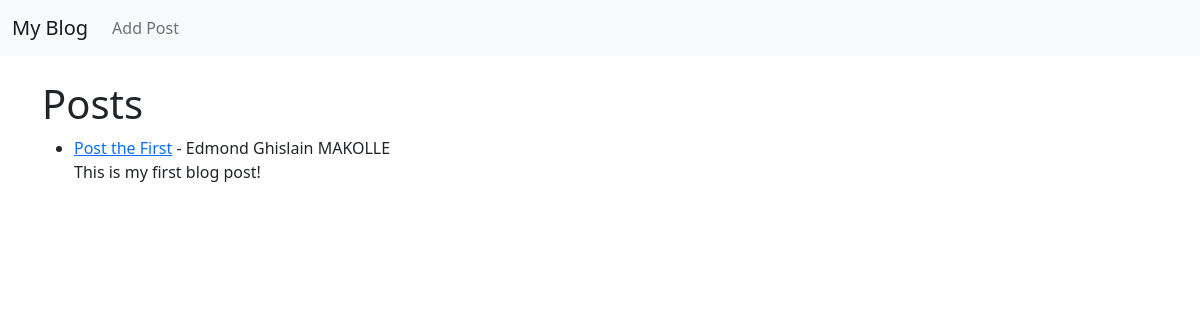
The app's page /, older data.
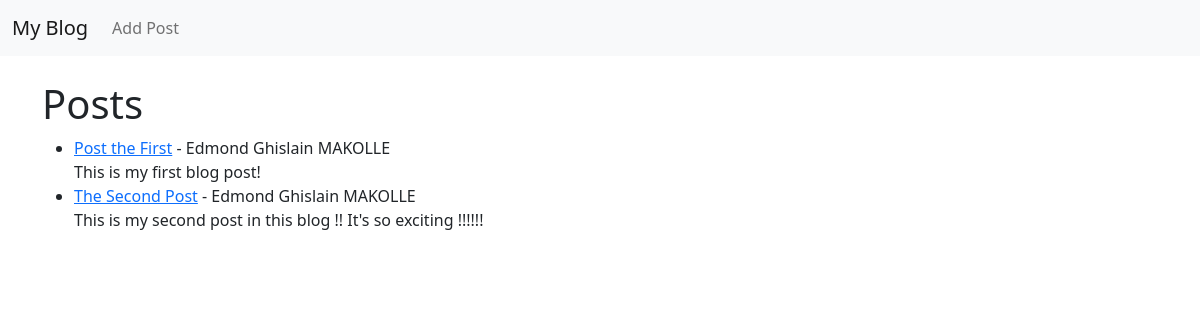
The same page, newer data.
### theblog/models.py (models this page shows, shortened)
class Post (models.Model):
    title = models.CharField(max_length=255)
    author = models.ForeignKey(User, on_delete=models.CASCADE)
    body = models.TextField()

### theblog/views.py (the view)
# urls.py: path('', HomeView.as_view(), name="home"),
class HomeView(ListView):
    model = Post
    template_name = 'home.html'

### theblog/templates/home.html
{% extends 'base.html' %}
{% block content %}
    <h1>Posts</h1>
    <ul>
        {% for post in object_list %}
            <li>
                <a href="{% url 'article-detail' post.pk %}">{{ post.title}}</a> -
                {{ post.author.first_name }} {{ post.author.last_name }} <br>
                {{ post.body }}
            </li>
        {% endfor %}
    </ul>
{% endblock %}

Row changes from the older to the newer data that the page shows:
added Post: title "The Second Post", author.first_name "Edmond Ghislain", author.last_name "MAKOLLE", body "This is my second post in this blog !! It's so exciting !!!!!!"
